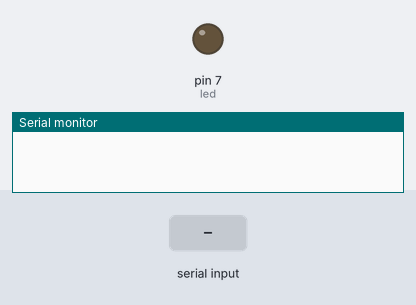
The sketch below on a simulated Arduino Uno, built with avr-gcc and run on an emulated ATmega328P. Shown: output pins drawn as LEDs (lit = HIGH), the last lines printed to the serial monitor. Inputs (shaded band) come from the test bench.

Above: at 1.2 s.
1.3 s: "1" received over Serial
At 2.0 s:
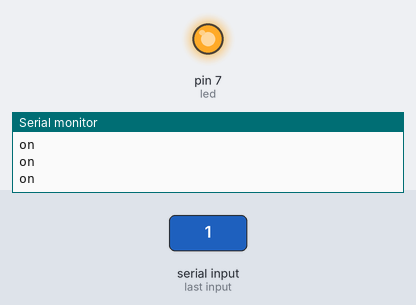
2.9 s: "2" received over Serial
At 4.4 s:
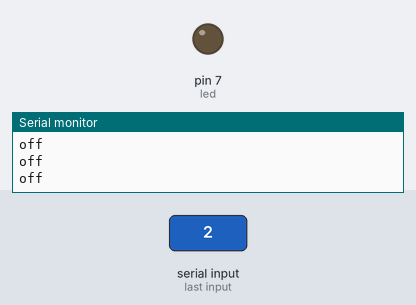
Timing chart, 0 to 5.9 s (numbered marks = the images above; inputs shaded):
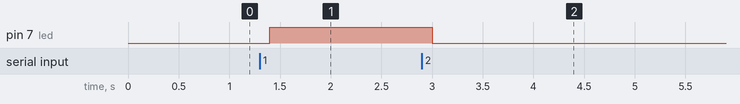

The sketch:

arduino_code.ino
```cpp
// Starting of Program

int led = 7;
char val;

void setup()
{

pinMode(led, OUTPUT);  // Digital pin 13 set as output Pin
Serial.begin(9600);
}

void loop()
{
  while (Serial.available() > 0)
  {
  val = Serial.read();
  //Serial.println(val);
  }

  if( val == '1') // Forward
    {
     Serial.print("on\n");
      digitalWrite(led, HIGH);
    }
  else if(val == '2') // Backward
    {
      Serial.print("off\n");
      digitalWrite(led, LOW);
    }
  delay(200);
}

// End of program
```

Measured:
- after the input at 1.3 s, pin 7 (led): LOW → HIGH after 0.10 s
- after the input at 2.9 s, pin 7 (led): HIGH → LOW after 0.10 s
